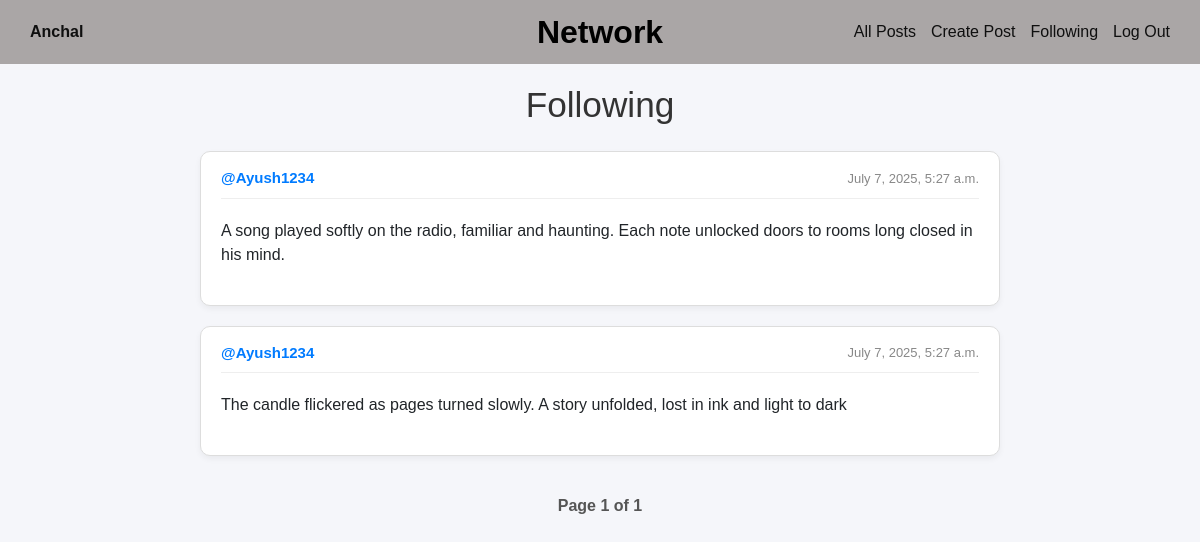
The page /following (signed in) on the database its author committed.
### network/models.py (models this page shows, shortened)
class User(AbstractUser):
    pass

class Post(models.Model):
    content = models.CharField(max_length=140)
    user = models.ForeignKey(User, on_delete=models.CASCADE, related_name="author")
    date=models.DateTimeField(auto_now_add=True)

### network/views.py (the view)
# urls.py: path("following",views.following,name="following"),
def following(request):
    currentUser=User.objects.get(pk=request.user.id)
    followingPeople = Follow.objects.filter(user=currentUser)
    allPosts = Post.objects.all().order_by('id').reverse()
    followingPosts =[]
    for post in allPosts:
        for person in followingPeople:
            if person.user_follower == post.user:
                followingPosts.append(post)
    paginator = Paginator(followingPosts, 3)
    page_number = request.GET.get('page')
    posts_of_the_page = paginator.get_page(page_number)
    return render(request, "network/following.html",{
        "posts_of_the_page":posts_of_the_page
        })

### network/templates/network/following.html (shortened to what this page needs)
{% extends "network/layout.html" %}
{% block body %}
<div class="container">
<h1 class="page-title">Following</h1>
    {% for post in posts_of_the_page %}
    <div class="post-card">
      <div class="post-header">
        <strong><a href="{% url 'profile' user_id=post.user.id %}">@{{ post.user }}</a></strong>
        <span class="post-date">{{post.date}}</span>
      </div>
      <div id="content_{{post.id}}" class="post-content">
        {{post.content}}
      </div>
    </div>
    {% endfor %}
    <div class="pagination">
      <ul class="pagination-list">
            <li class="current-page">Page {{ posts_of_the_page.number }} of {{ posts_of_the_page.paginator.num_pages }}</li>
      </ul>
    </div>
</div>
{% endblock %}

### network/templates/network/layout.html (shortened to what this page needs)
{% load static %}
<!DOCTYPE html>
<html lang="en">
    <head>
        <link rel="stylesheet" href="https://cdnjs.cloudflare.com/ajax/libs/font-awesome/6.7.2/css/all.min.css" />
        <link rel="stylesheet" href="https://stackpath.bootstrapcdn.com/bootstrap/4.4.1/css/bootstrap.min.css">
        <link rel="stylesheet" href="https://cdnjs.cloudflare.com/ajax/libs/font-awesome/6.7.2/css/all.min.css" />
        <link href="{% static 'network/styles.css' %}" rel="stylesheet">
    </head>
<body>
    <div>
        <div>
            <div class="navbar">
                <div class="user-info">
                    {% if user.is_authenticated %}
                        <a href="{% url 'profile' user.id %}"><strong>{{ user.username }}</strong></a>
                    {% else %}
                        Register First
                    {% endif %}
                </div>
                <div class="site-title">Network</div>
                <ul class="nav-links">
                    <li><a href="{% url 'index' %}">All Posts</a></li>
                    {% if user.is_authenticated %}
                        <li><a href="{% url 'createPost' %}">Create Post</a></li>
                        <li><a href="{% url 'following' %}">Following</a></li>
                        <li><a href="{% url 'logout' %}">Log Out</a></li>
                    {% else %}
                        <li><a href="{% url 'login' %}">Log In</a></li>
                        <li><a href="{% url 'register' %}">Register</a></li>
                    {% endif %}
                </ul>
            </div>
            <div>
                <div>
                    {% block body %}
                    {% endblock %}
                </div>
            </div>
        </div>
    </div>
</body>
</html>

### network/static/network/styles.css (style rules this page uses)
body { margin: 0; font-family: Arial, sans-serif; background-color:#f5f6fa; }
.navbar { display: flex; align-items: center; justify-content: space-between; background-color: #aaa6a6; position: relative; padding: 20px 30px; color: rgb(7, 7, 7); margin-bottom: 20px; }
.user-info a, .nav-links a { color: rgb(15, 15, 15); text-decoration: none; }
.site-title { position: absolute; left: 50%; transform: translateX(-50%); font-size: 2rem; font-weight: bold; color: #000; }
.nav-links { display: flex; list-style: none; margin: 0; padding: 0; gap: 15px; }
.page-title { text-align: center; font-size: 2.2rem; margin-bottom: 25px; color: #333; }
.post-card { background-color: white; border: 1px solid #ddd; border-radius: 10px; padding: 15px; margin: 15px auto; width: 80%; box-shadow: 0 3px 6px rgba(0, 0, 0, 0.05); transition: transform 0.2s ease; }
.post-header { display: flex; justify-content: space-between; align-items: center; font-size: 15px; margin-bottom: 12px; border-bottom: 1px solid #eee; padding-bottom: 8px; }
.post-header a { color: #007bff; text-decoration: none; font-weight: bold; }
.post-date { color: #888; font-size: 13px; }
.post-content { font-size: 16px; margin-bottom: 15px; padding: 8px 0; line-height: 1.5; word-wrap: break-word; }
.pagination { display: flex; justify-content: center; margin-top: 30px; }
.pagination-list { list-style: none; padding: 0; display: flex; gap: 10px; align-items: center; }
.current-page { padding: 8px 16px; font-weight: bold; color: #555; }
.post-card { background: #fff; border: 1px solid #ddd; border-radius: 10px; padding: 15px 20px; margin: 20px auto; max-width: 800px; }
.pagination { text-align: center; margin-top: 30px; }

### rows shown on the page
User: username "Anchal"
Post: user "Ayush1234", date "July 7, 2025, 5:27 a.m.", content "A song played softly on the radio, familiar and haunting. Each note unlocked doors to rooms long closed in his mind."
Post: user "Ayush1234", date "July 7, 2025, 5:27 a.m.", content "The candle flickered as pages turned slowly. A story unfolded, lost in ink and light to dark"

### other values the page prints
{{ posts_of_the_page.number }} "1"
{{ posts_of_the_page.paginator.num_pages }} "1"
